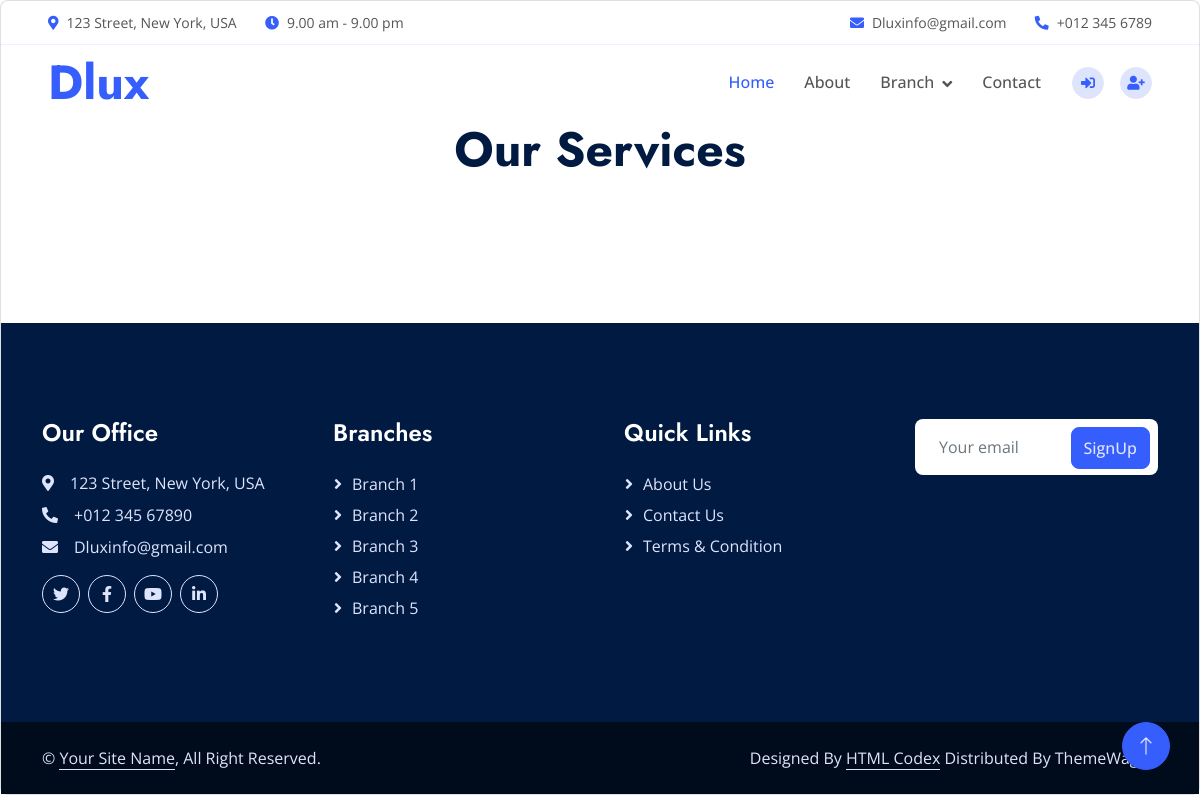
Page /serve/Branch 1/ on the committed database.
### Adminapp/models.py (models this page shows)
class Branch(models.Model):
     branchname=models.CharField(max_length=10)
     description=models.TextField(max_length=100)
     image=models.ImageField(upload_to='pic',default='null.jpg')

### Userapp/views.py (the view)
# urls.py: path('serve/<str:branchname>/',views.serve, name='serve'),
def serve(request,branchname):
    data=Branch.objects.all()
    if(branchname == 'all'):
        serv=Service.objects.all()
    else:
        serv=Service.objects.filter(branchname=branchname)
    return render(request,'service.html',{'data':data,'serv':serv})

### Userapp/templates/service.html (shortened to what this page needs)
  {% extends 'home.html' %}
  {% block content %}
      <div class="card-deck">
        <div class="card">
          <div class="container-xxl py-5">
            <div class="container">
                <div class="text-center mx-auto wow fadeInUp" data-wow-delay="0.1s" style="max-width: 600px;">
                    <br><br><br>
                    <h1 class="display-5 mb-5">Our Services</h1>
                </div>
            </div>
        </div>
  {% endblock %}

### Userapp/templates/home.html (shortened to what this page needs)
<!doctype html>
{% load static %}
<!DOCTYPE html>
<html lang="en">
<head>
    <link href="https://cdnjs.cloudflare.com/ajax/libs/font-awesome/5.10.0/css/all.min.css" rel="stylesheet">
    <link href="https://cdn.jsdelivr.net/npm/bootstrap-icons@1.4.1/font/bootstrap-icons.css" rel="stylesheet">
    <link href="{% static 'user/lib/animate/animate.min.css' %}" rel="stylesheet">
    <link href="{% static 'user/lib/owlcarousel/assets/owl.carousel.min.css' %}" rel="stylesheet">
    <link href="{% static 'user/css/bootstrap.min.css' %}" rel="stylesheet">
    <link href="{% static 'user/css/style.css' %}" rel="stylesheet">
</head>
<body>
    <div class="container-fluid fixed-top px-0 wow fadeIn" data-wow-delay="0.1s">
        <div class="top-bar row gx-0 align-items-center d-none d-lg-flex">
            <div class="col-lg-6 px-5 text-start">
                <small><i class="fa fa-map-marker-alt text-primary me-2"></i>123 Street, New York, USA</small>
                <small class="ms-4"><i class="fa fa-clock text-primary me-2"></i>9.00 am - 9.00 pm</small>
            </div>
            <div class="col-lg-6 px-5 text-end">
                <small><i class="fa fa-envelope text-primary me-2"></i>Dluxinfo@gmail.com</small>
                <small class="ms-4"><i class="fa fa-phone-alt text-primary me-2"></i>+012 345 6789</small>
            </div>
        </div>
        <nav class="navbar navbar-expand-lg navbar-light py-lg-0 px-lg-5 wow fadeIn" data-wow-delay="0.1s">
            <a href="#" class="navbar-brand ms-4 ms-lg-0">
                <h1 class="display-5 text-primary m-0">Dlux</h1>
            </a>
            <div class="collapse navbar-collapse" id="navbarCollapse">
                <div class="navbar-nav ms-auto p-4 p-lg-0">
                    <a href="{% url 'home' %}" class="nav-item nav-link active">Home</a>
                    <a href="{% url 'about' %}" class="nav-item nav-link">About</a>
                    <div class="nav-item dropdown">
                        <a href="#" class="nav-link dropdown-toggle" data-bs-toggle="dropdown">Branch</a>
                    </div>
                    <a href="{% url 'usercontact' %}" class="nav-item nav-link">Contact</a>
                </div>
                {% if 'nid' in request.session %}
                <H4 a href=""class="nav-item nav-link">Hai {{request.session.name}}</a></H4>
                <div class="d-none d-lg-flex ms-2">
                    <a class="btn btn-light btn-sm-square rounded-circle ms-3" href="{% url 'logout' %}">
                        <small class="fas fa-sign-out-alt text-primary"></small>
                    </a>
                      {% else %}
                    <a class="btn btn-light btn-sm-square rounded-circle ms-3" href="{% url 'login' %}">
                        <small class="fas fa-sign-in-alt text-primary"></small>
                      </a>
                    <a class="btn btn-light btn-sm-square rounded-circle ms-3" href="{% url 'userregister' %}">
                        <small class="fas fa-user-plus text-primary"></small>
                    </a>
                    {% endif %}
                </div>
            </div>
{% block content %}{% endblock %}
    <div class="container-fluid bg-dark text-light footer mt-5 py-5 wow fadeIn" data-wow-delay="0.1s">
        <div class="container py-5">
            <div class="row g-5">
                <div class="col-lg-3 col-md-6">
                    <h4 class="text-white mb-4">Our Office</h4>
                    <p class="mb-2"><i class="fa fa-map-marker-alt me-3"></i>123 Street, New York, USA</p>
                    <p class="mb-2"><i class="fa fa-phone-alt me-3"></i>+012 345 67890</p>
                    <p class="mb-2"><i class="fa fa-envelope me-3"></i>Dluxinfo@gmail.com</p>
                    <div class="d-flex pt-2">
                        <a class="btn btn-square btn-outline-light rounded-circle me-2" href=""><i
                                class="fab fa-twitter"></i></a>
                        <a class="btn btn-square btn-outline-light rounded-circle me-2" href=""><i
                                class="fab fa-facebook-f"></i></a>
                        <a class="btn btn-square btn-outline-light rounded-circle me-2" href=""><i
                                class="fab fa-youtube"></i></a>
                        <a class="btn btn-square btn-outline-light rounded-circle me-2" href=""><i
                                class="fab fa-linkedin-in"></i></a>
                    </div>
                </div>
                <div class="col-lg-3 col-md-6">
                    <h4 class="text-white mb-4">Branches</h4>
                    {% for i in data %}
                    <a class="btn btn-link" href="{% url 'serve' branchname=i.branchname %}">{{i.branchname}}</a>
                   {% endfor %}
                </div>
                <div class="col-lg-3 col-md-6">
                    <h4 class="text-white mb-4">Quick Links</h4>
                    <a class="btn btn-link" href="{% url 'about' %}">About Us</a>
                    <a class="btn btn-link" href="{% url 'usercontact' %}">Contact Us</a>
                    <a class="btn btn-link" href="">Terms & Condition</a>
                </div>
                <div class="col-lg-3 col-md-6">
                    <div class="position-relative w-100">
                        <input class="form-control bg-white border-0 w-100 py-3 ps-4 pe-5" type="text"
                            placeholder="Your email">
                        <button type="button"
                            class="btn btn-primary py-2 position-absolute top-0 end-0 mt-2 me-2">SignUp</button>
                    </div>
                </div>
            </div>
        </div>
    </div>
    <div class="container-fluid copyright py-4">
        <div class="container">
            <div class="row">
                <div class="col-md-6 text-center text-md-start mb-3 mb-md-0">
                    &copy; <a class="border-bottom" href="#">Your Site Name</a>, All Right Reserved.
                </div>
                <div class="col-md-6 text-center text-md-end">
                    Designed By <a class="border-bottom" href="https://htmlcodex.com">HTML Codex</a> Distributed By <a
                    href="https://themewagon.com">ThemeWagon</a>
                </div>
            </div>
        </div>
    </div>
    <a href="#" class="btn btn-lg btn-primary btn-lg-square rounded-circle back-to-top"><i
            class="bi bi-arrow-up"></i></a>
</body>
</html>

### Userapp/static/user/css/style.css (style rules this page uses)
:root { --primary: #355EFC; --secondary: #E93C05; --tertiary: #555555; --light: #DFE4FD; --dark: #011A41; }
.back-to-top { position: fixed; display: none; right: 30px; bottom: 30px; z-index: 99; }
h1, .h1, h2, .h2, .fw-bold { font-weight: 700 !important; }
h3, .h3, h4, .h4, .fw-medium { font-weight: 600 !important; }
.btn { transition: .5s; font-weight: 500; }
.btn-primary, .btn-outline-primary:hover { color: var(--light); }
.btn-square { width: 38px; height: 38px; }
.btn-sm-square { width: 32px; height: 32px; }
.btn-lg-square { width: 48px; height: 48px; }
.btn-square, .btn-sm-square, .btn-lg-square { padding: 0; display: flex; align-items: center; justify-content: center; font-weight: normal; }
.fixed-top { transition: .5s; }
.top-bar { height: 45px; border-bottom: 1px solid rgba(53, 94, 252, .07); }
.navbar .dropdown-toggle::after { border: none; content: "\f107"; font-family: "Font Awesome 5 Free"; font-weight: 900; vertical-align: middle; margin-left: 8px; }
.navbar .navbar-nav .nav-link { padding: 25px 15px; color: var(--tertiary); font-weight: 500; outline: none; }
.navbar .navbar-nav .nav-link:hover, .navbar .navbar-nav .nav-link.active { color: var(--primary); }
.footer .btn.btn-link { display: block; margin-bottom: 5px; padding: 0; text-align: left; color: var(--light); font-weight: normal; text-transform: capitalize; transition: .3s; }
.footer .btn.btn-link::before { position: relative; content: "\f105"; font-family: "Font Awesome 5 Free"; font-weight: 900; margin-right: 10px; }
.copyright { color: var(--light); background: #000B1C; }
.copyright a { color: var(--light); }

### rows in the picture
Branch: branchname "Branch 1"
Branch: branchname "Branch 2"
Branch: branchname "Branch 3"
Branch: branchname "Branch 4"
Branch: branchname "Branch 5"
